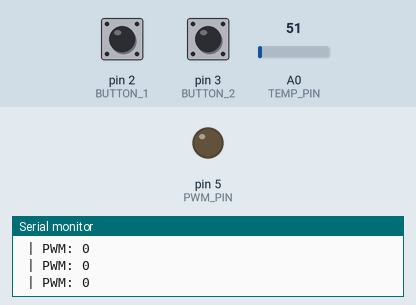
This sketch was run on a simulated Arduino Uno, built with avr-gcc and run on an emulated ATmega328P. Parts: output pins drawn as LEDs (lit = HIGH), the last lines printed to the serial monitor. Inputs (shaded band) come from the test bench; at power-on: pin 2 (BUTTON_1) HIGH, A0 (TEMP_PIN) = 51, pin 3 (BUTTON_2) HIGH.

Above: at 1.2 s.
1.3 s: pin 2 (BUTTON_1) pulled LOW for 0.15 s
At 2.1 s:
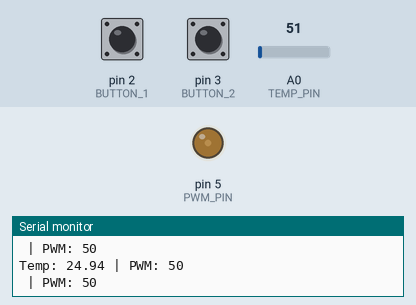
2.9 s: A0 (TEMP_PIN) set to 61
At 3.17 s:
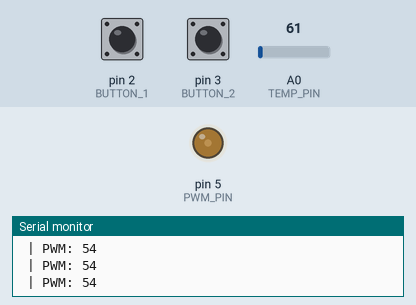
5.9 s: A0 (TEMP_PIN) set to 86
At 6.66 s:
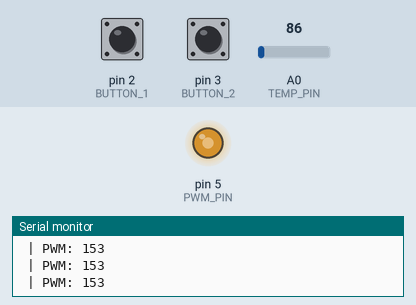
8.9 s: pin 3 (BUTTON_2) pulled LOW for 0.15 s
12.0 s: A0 (TEMP_PIN) set to 71
At 12.07 s:
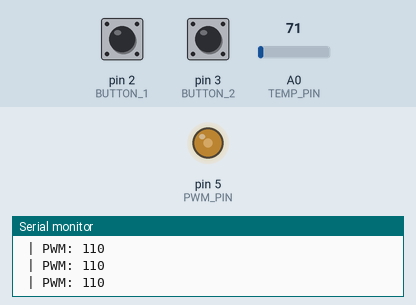
15.0 s: pin 2 (BUTTON_1) pulled LOW for 1 s
Timing chart, 0 to 18.0 s (numbered marks = the images above; inputs shaded):
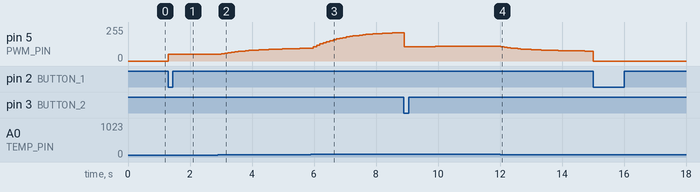

The sketch:

micro_lab4_q4.ino
```cpp
// Definitions
#define TEMP_PIN A0 // temp sensor
#define PWM_PIN 5 // fan speed
#define BUTTON_1 2 // on button
#define BUTTON_2 3   // changes sensitvity

// temp average
constexpr float Ave = 0.1;

// global
volatile bool fanOn = false; // is the fan on or off
volatile int sens = 1; // sensitivity setting

// stores temp reading
float temp = 25.0;

// interrupt function
void toggleFan() {
    fanOn = !fanOn; // inverts fan state
}

void changeSens() {
    sens = (sens % 3) + 1; // Cycles between 1, 2, and 3
}

void setup() {
    // Set pin modes
    pinMode(PWM_PIN, OUTPUT); //sets the pwm pin
    pinMode(BUTTON_1, INPUT_PULLUP);   // resistor for button 1
    pinMode(BUTTON_2, INPUT_PULLUP); // resistor for button 2

    //atttaching interrupts to buttons
    attachInterrupt(digitalPinToInterrupt(BUTTON_1), toggleFan, FALLING);
    attachInterrupt(digitalPinToInterrupt(BUTTON_2), changeSens, FALLING);

    // starting the serial monitor
    Serial.begin(9600);
}

void loop() {
    // Static variable
    static unsigned long lastTime = 0;

    //has 0.1s has passed?
    if (millis() - lastTime >= 100) {
        lastTime = millis(); // update time

        // Readding the sensor
        float rawTemp = (analogRead(TEMP_PIN) * 5.0 / 1023.0) * 100;

        temp += Ave * (rawTemp - temp);

        //telling the surrent states to the serial monitor
        Serial.print("Temp: ");
        Serial.print(temp);
    }

    int pwmValue = fanOn ? constrain((temp - 20) * 10 / sens, 50, 255) : 0;

    analogWrite(PWM_PIN, pwmValue);

    // Print the calculated value to the monitor
    Serial.print(" | PWM: ");
    Serial.println(pwmValue);
}
```

Measured:
- after the input at 1.3 s, pin 5 (PWM_PIN): 0/255 → 50/255 at once
- after the input at 2.9 s, pin 5 (PWM_PIN): moves from 50/255 to 95/255 over 2.9 s, starting after 0.11 s
- after the input at 12.0 s, pin 5 (PWM_PIN): moves from 110/255 to 75/255 over 2.7 s, starting at once
